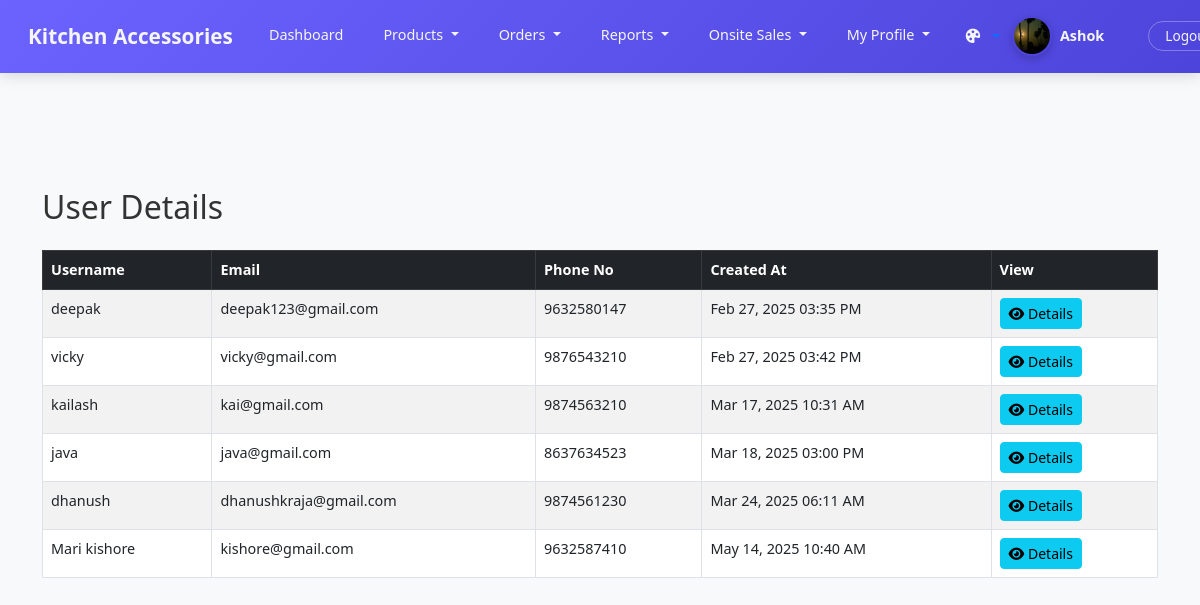
The app's page /admin/user_management.php (signed in) with its own data.
### tables this page shows
CREATE TABLE `users` (
  `id` int(11) NOT NULL,
  `username` varchar(50) NOT NULL,
  `email` varchar(100) NOT NULL,
  `phone` varchar(20) NOT NULL,
  `address_line1` varchar(255) NOT NULL,
  `city` varchar(100) NOT NULL,
  `state` varchar(100) NOT NULL,
  `postal_code` varchar(20) NOT NULL,
  `user_type` enum('user','admin') NOT NULL,
  `password` varchar(255) NOT NULL,
  `profile_image` varchar(255) NOT NULL,
  `created_at` timestamp NOT NULL DEFAULT current_timestamp(),
  `theme_preference` varchar(10) DEFAULT 'light',
  `color_scheme` varchar(10) DEFAULT 'default',
  `font_size` varchar(10) DEFAULT 'medium',
  `auto_logout` int(11) DEFAULT 30,
  `theme` varchar(10) DEFAULT 'light',
  `primary_color` varchar(7) DEFAULT '#5D3FD3',
  `secondary_color` varchar(7) DEFAULT '#f39c12',
  `font_color` varchar(7) DEFAULT '#333333',
  `auto_logout_time` int(11) DEFAULT 1800
);

### admin/user_management.php (the view, shortened to what this page needs)
<?php
include '../config.php';
$sql = "SELECT id, username, email, phone, created_at FROM users WHERE user_type = 'user'";
$result = $conn->query($sql);
$users = [];
if ($result->num_rows > 0) {
    while ($row = $result->fetch_assoc()) {
        $users[] = $row;
    }
}
?>
<!DOCTYPE html>
<html lang="en">
<head>
    <link href="https://cdn.jsdelivr.net/npm/bootstrap@5.3.0/dist/css/bootstrap.min.css" rel="stylesheet">
    <link rel="stylesheet" href="https://cdnjs.cloudflare.com/ajax/libs/font-awesome/6.0.0/css/all.min.css">
</head>
<body>
<?php include "navbar.php"; ?>
    <div class="container mt-5">
        <h2 class="mb-4">User Details</h2>
        <div class="table-responsive">
            <table class="table table-bordered table-striped table-hover">
                <thead class="table-dark">
                    <tr>
                        <th>Username</th>
                        <th>Email</th>
                        <th>Phone No</th>
                        <th>Created At</th>
                        <th>View</th>
                    </tr>
                </thead>
                <tbody>
                    <?php if (!empty($users)): ?>
                        <?php foreach ($users as $user): ?>
                        <tr>
                            <td><?php echo htmlspecialchars($user['username']); ?></td>
                            <td><?php echo htmlspecialchars($user['email']); ?></td>
                            <td><?php echo htmlspecialchars($user['phone']); ?></td>
                            <td><?php echo date('M d, Y h:i A', strtotime($user['created_at'])); ?></td>
                            <td>
                                <button class="btn btn-info btn-sm view-details" data-user-id="<?php echo $user['id']; ?>">
                                    <i class="fas fa-eye"></i> Details
                                </button>
                            </td>
                        </tr>
                        <?php endforeach; ?>
                    <?php else: ?>
                        <tr>
                            <td colspan="5" class="text-center">No users found</td>
                        </tr>
                    <?php endif; ?>
                </tbody>
            </table>
        </div>
    </div>
</body>
</html>

### admin/navbar.php (shortened to what this page needs)
<?php
require_once '../config.php';
$username = 'Admin';
$profile_image = "../uploads/profilephoto/default-avatar.png";
$theme_preference = 'light';
$color_scheme = 'default';
$font_size = 'medium';
try {
    if (isset($conn)) {
        if ($conn && $conn->ping()) {
            $user_id = $_SESSION['user_id'];
            $stmt = $conn->prepare("SELECT username, profile_image, theme_preference, color_scheme, font_size, auto_logout FROM users WHERE id = ?");
            if ($stmt) {
                $stmt->bind_param("i", $user_id);
                $stmt->execute();
                $result = $stmt->get_result();
                if ($result && $result->num_rows > 0) {
                    $user = $result->fetch_assoc();
                    $username = htmlspecialchars($user['username'] ?? 'Admin');
                    if (!empty($user['profile_image'])) {
                        $img_path = strpos($user['profile_image'], 'uploads/profilephoto/') !== false
                            ? "../" . $user['profile_image']
                            : "../uploads/profilephoto/" . $user['profile_image'];
                        if (file_exists($img_path)) {
                            $profile_image = $img_path;
                        }
                    }
                    $theme_preference = $user['theme_preference'] ?? 'light';
                    $color_scheme = $user['color_scheme'] ?? 'default';
                    $font_size = $user['font_size'] ?? 'medium';
                }
            }
        }
    }
} catch (Exception $e) {
    error_log("Navbar database error: " . $e->getMessage());
}
$body_class = "theme-{$theme_preference} color-{$color_scheme} font-{$font_size}";
?>
<!DOCTYPE html>
<html lang="en">
<head>
    <link href="https://cdn.jsdelivr.net/npm/bootstrap@5.3.0-alpha1/dist/css/bootstrap.min.css" rel="stylesheet">
    <link rel="stylesheet" href="https://cdn.jsdelivr.net/npm/bootstrap-icons@1.11.0/font/bootstrap-icons.css">
</head>
<body class="<?php echo $body_class; ?>">
    <header class="admin-header fixed-top">
        <nav class="navbar navbar-expand-lg">
            <div class="container-fluid">
                <a class="navbar-brand" href="admin_dashboard.php">
                    Kitchen Accessories
                </a>
                <div class="collapse navbar-collapse" id="adminNavbar">
                    <ul class="navbar-nav me-auto mb-2 mb-lg-0">
                        <li class="nav-item">
                            <a class="nav-link" href="admin_dashboard.php">
                                Dashboard
                            </a>
                        </li>
                        <li class="nav-item dropdown">
                            <a class="nav-link dropdown-toggle" href="#" role="button" data-bs-toggle="dropdown" aria-expanded="false">
                                Products
                            </a>
                        </li>
                        <li class="nav-item dropdown">
                            <a class="nav-link dropdown-toggle" href="#" role="button" data-bs-toggle="dropdown" aria-expanded="false">
                                Orders
                            </a>
                        </li>
                        <li class="nav-item dropdown">
                            <a class="nav-link dropdown-toggle" href="#" role="button" data-bs-toggle="dropdown" aria-expanded="false">
                                Reports
                            </a>
                        </li>
                        <li class="nav-item dropdown">
                            <a class="nav-link dropdown-toggle" href="#" role="button" data-bs-toggle="dropdown" aria-expanded="false">
                                Onsite Sales
                            </a>
                        </li>
                        <li class="nav-item dropdown">
                            <a class="nav-link dropdown-toggle" href="#" role="button" data-bs-toggle="dropdown" aria-expanded="false">
                                My Profile
                            </a>
                        </li>
                    </ul>
                    <div class="user-profile d-flex align-items-center">
                        <div class="dropdown">
                            <a href="#" class="d-flex align-items-center text-decoration-none dropdown-toggle" id="themeDropdown" data-bs-toggle="dropdown" aria-expanded="false">
                                <i class="bi bi-palette-fill me-2" style="color: var(--light-color);"></i>
                            </a>
                        </div>
                        <a href="myprofile.php" class="d-flex align-items-center text-decoration-none">
                            <img src="<?php echo $profile_image; ?>"
                                 alt="Profile"
                                 class="profile-image"
                                 onerror="this.src='../uploads/profilephoto/default-avatar.png'">
                            <span class="username ms-2"><?php echo $username; ?></span>
                        </a>
                        <form method="post" action="" class="ms-3">
                            <button type="submit" name="logout" class="logout-btn">
                                Logout
                            </button>
                        </form>
                    </div>
                </div>
            </div>
        </nav>
    </header>
    <main>
    </main>
</body>
</html>

### admin/user_management.php (style rules this page uses)
.table-responsive { overflow-x: auto; }

### admin/navbar.php (style rules this page uses)
:root { --primary-color: #6c63ff; --secondary-color: #4d44db; --dark-color: #222831; --light-color: #f5f5f5; --accent: #8A65FF; --accent-light: #A98FFF; --text-light: #f5f5f5; --text-dark: #222831; --bg-color: #f8f9fa; --card-bg: #ffffff; --text-color: #333333; --border-color: #dee2e6; }
.font-small { font-size: 0.9rem; }
body { margin: 0; font-family: 'Segoe UI', system-ui, -apple-system, sans-serif; background-color: var(--bg-color); color: var(--text-color); transition: background-color 0.3s, color 0.3s; }
.admin-header { background: linear-gradient(135deg, var(--primary-color) 0%, var(--secondary-color) 100%); box-shadow: 0 2px 15px rgba(0,0,0,0.15); padding: 0; }
.navbar-brand { font-weight: 700; color: var(--light-color) !important; font-size: 1.3rem; padding-left: 1rem; }
.nav-item { position: relative; }
.nav-link { color: var(--light-color) !important; font-weight: 500; padding: 1rem 1.25rem !important; border-bottom: 3px solid transparent; transition: all 0.3s ease; }
.user-profile { display: flex; align-items: center; gap: 0.75rem; padding: 0 1rem; }
.profile-image { width: 40px; height: 40px; border-radius: 50%; object-fit: cover; border: 2px solid var(--secondary-color); box-shadow: 0 3px 8px rgba(0,0,0,0.2); transition: all 0.3s ease; }
.username { font-weight: 600; color: var(--light-color); margin-right: 1rem; }
.logout-btn { background: none; border: 1px solid rgba(255,255,255,0.3); color: var(--light-color); border-radius: 20px; padding: 0.25rem 1rem; font-size: 0.85rem; transition: all 0.3s ease; font-weight: 500; }
main { margin-top: 76px; padding: 2rem; transition: all 0.3s ease; background-color: var(--bg-color); color: var(--text-color); }

### records on screen
users: profile_image (picture), username "Ashok"
users: username "deepak", email "deepak123@gmail.com", phone "9632580147", created_at "Feb 27, 2025 03:35 PM"
users: username "vicky", email "vicky@gmail.com", phone "9876543210", created_at "Feb 27, 2025 03:42 PM"
users: username "kailash", email "kai@gmail.com", phone "9874563210", created_at "Mar 17, 2025 10:31 AM"
users: username "java", email "java@gmail.com", phone "8637634523", created_at "Mar 18, 2025 03:00 PM"
users: username "dhanush", email "dhanushkraja@gmail.com", phone "9874561230", created_at "Mar 24, 2025 06:11 AM"
users: username "Mari kishore", email "kishore@gmail.com", phone "9632587410", created_at "May 14, 2025 10:40 AM"
